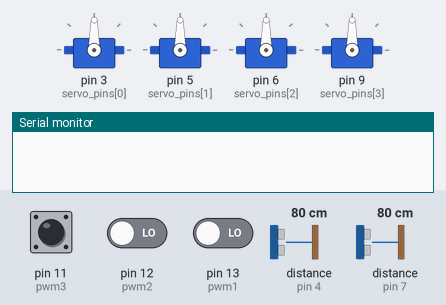
The sketch below on a simulated Arduino Uno, built with avr-gcc and run on an emulated ATmega328P. On the bench: 4 × servo, the last lines printed to the serial monitor. The inputs (shaded band) are chosen by the test bench; at power-on: pin 11 (pwm3) LOW, pin 12 (pwm2) LOW, pin 13 (pwm1) LOW, distance to the obstacle (sensors on pin 4, pin 7) 80 cm. The echo pulse lasts 58.3 µs per cm.

Above: at 1.2 s.
1.3 s: pin 11 (pwm3) pulsed HIGH 5 times (0.12 s each, 0.3 s apart)
At 3.8 s:
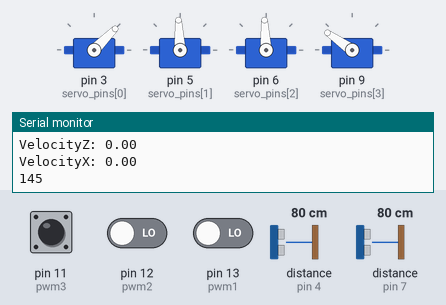
At 6.3 s:
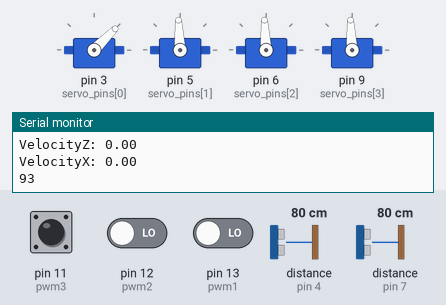
Timing chart, 0 to 7.8 s (numbered marks = the images above; inputs shaded):
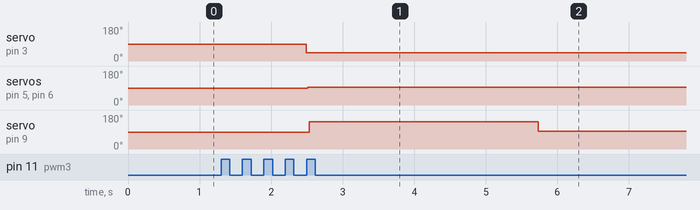

The sketch:

auto_control.ino
```cpp
#include <Servo.h>
#define SERVOS 4
#include <NewPing.h>
#define trigger_pin  2
#define echo_pinZ    4  // Arduino pin tied to echo pin on the ultrasonic sensor.
#define echo_pinX    7
#define max_distance 400 // Maximum distance we want to ping for (in centimeters). Maximum sensor distance is rated at 400-500cm.
#define pwm1   13
#define pwm2   12
#define pwm3   11
unsigned long t, t2;
float aZ, aX, distanceZ, distanceX, Height, set_dist;
float velocityZ, velocityX, thrust;
int pwm_value1, pwm_value2, pwm_value3, Roll=93, Yaw=93, Pitch=93, Aux1, Aux2=40, Throttle=45;
NewPing sonarZ(trigger_pin, echo_pinZ, max_distance);
NewPing sonarX(trigger_pin, echo_pinX, max_distance);
Servo myservo[SERVOS];
int servo_pins[SERVOS] = {3,5,6,9};
float Kp1, Kv1, Kp2, Kv2;
float mass = 0.600; //in kilograms

void setup() {
  Serial.begin(115200); // Initialize serial with a baud rate of 115200 bps
  for(int i = 0; i < SERVOS; i++) {
    myservo[i].attach(servo_pins[i]);
  }
  pinMode(pwm1, INPUT);
  pinMode(pwm2, INPUT);
  pinMode(pwm3, INPUT);
}


void loop() {

  pwm_value1 = pulseIn(pwm1, HIGH);
  pwm_value2 = pulseIn(pwm2, HIGH);
  pwm_value3 = pulseIn(pwm3, HIGH);


  //delay(50);                     // Wait 50ms between pings (about 20 pings/sec). 29ms should be the shortest delay between pings.
  aZ = sonarZ.ping_cm();
  delay(50);
  aX = sonarX.ping_cm();
  delay(50);
  distanceZ = sonarZ.ping_cm();
  delay(50);
  distanceX = sonarX.ping_cm();
  velocityZ = ((distanceZ - aZ)*1000)/100;
  velocityX = ((distanceX - aX)*1000)/100;
  //aZ = distanceZ;
  //aX = distanceX;
  Serial.print("DistanceZ: ");
  Serial.println(distanceZ); // Send ping, get distance in cm and print result (0 = outside set distance range)
  Serial.print("DistanceX: ");
  Serial.println(distanceX);
  Serial.print("VelocityZ: ");
  Serial.println(velocityZ);
  Serial.print("VelocityX: ");
  Serial.println(velocityX);

  if (pwm_value1 > 1500){

    Kp1 = 2; //set for 10cm hovering height
    Kv1 = 0.3;
    Height = 10;

    thrust = (9.81+(Kv1*(0-velocityZ)/100)+(Kp1*(Height-distanceZ)/100))*950/9.81;  //PID equation
    //thrust = thrust*1000/9.81; //in grams
    Serial.println(thrust);
    if (thrust > 1200){
      Throttle = (1.2*40)+45;
    }
    else if (thrust <= 0){
      Throttle = 45;
    }
    else{
    Throttle = (thrust*40/1000)+45;
    }
  }
  else {
    Throttle = 45;
  }
  if (pwm_value2 > 1500){

    Kp2 = 2; //set for 10cm hovering height
    Kv2 = 2.15;
    set_dist = 100; //(pwm_value3-1000)/5;

    Pitch=(-180/(9.81*3.14))*(0+(Kv2*(0-velocityX)/100)+(Kp2*(set_dist-distanceX)/100));
    Pitch=Pitch+93;
    Serial.println(Pitch);
    if (Pitch > 108){
      Pitch = 108;
    }
    else if (Pitch < 78){
      Pitch = 78;
    }
  }
  else{
    Pitch = 93;
  }
  if (pwm_value3 > 1550 || pwm_value3 < 1450){
    Pitch = (pwm_value3*45)/500 + 93;
  }
   Serial.println(Pitch);
   myservo[0].write(Throttle); //Throttle
   delay(10);
   myservo[1].write(Roll); //Roll
   delay(10);
   myservo[2].write(Yaw); //Yaw
   delay(10);
   myservo[3].write(Pitch); //Pitch
   delay(10);

}
```

Measured:
- after the input at 1.3 s, servo on pin 3 (servo_pins[0]): 90° → 45° after 1.2 s instead of 1.9 s; servo on pin 5 (servo_pins[1]), servo on pin 6 (servo_pins[2]): 90° → 93° after 1.2 s instead of 1.9 s; servo on pin 9 (servo_pins[3]): 90° → 145° after 1.2 s, → 93° 3.2 s later
